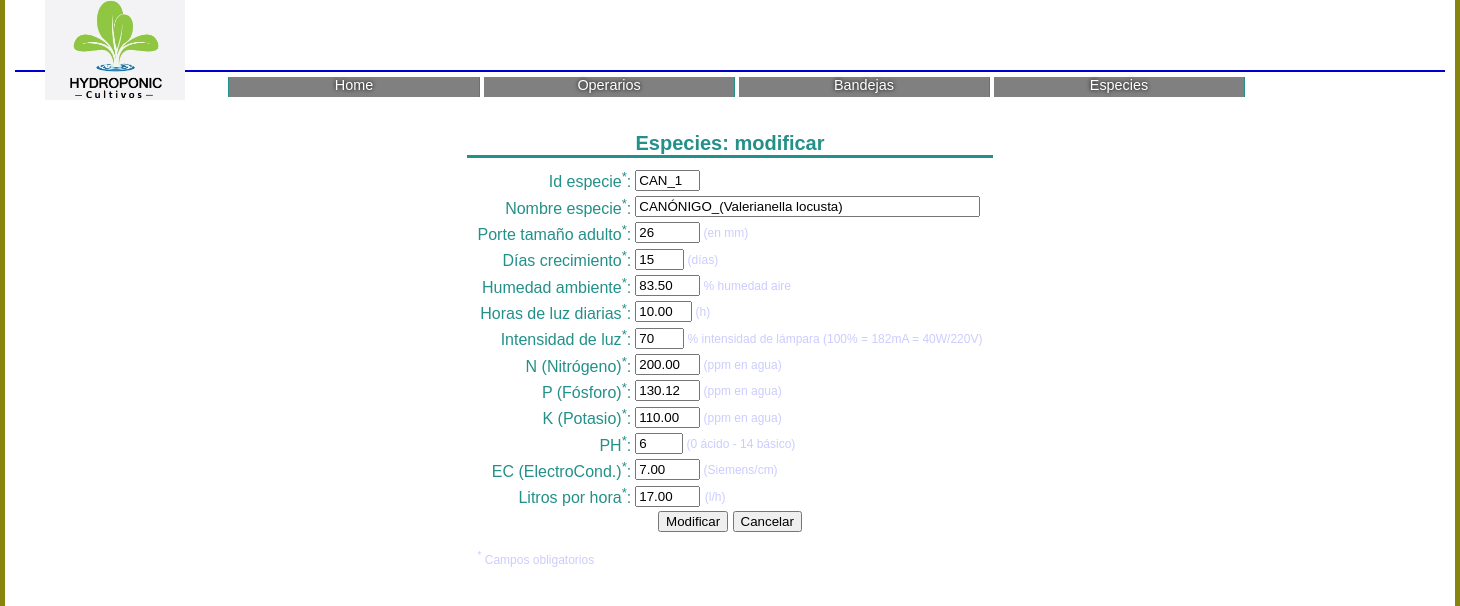
Screenshot of /especies/especies_editar.php?idespec=CAN_1 with the database file from the repository.
### tables this page shows
CREATE TABLE `especies` (
  `idespec` char(5) NOT NULL COMMENT 'RUC_1, RUC_2, CAN_1, RAB_1, RAB_2, RAB_3, ESP_1, ESP_2',
  `nombreespec` varchar(40) NOT NULL COMMENT 'RÚCULA_(Eruca sativa), RÚCULA_(Diplotaxis tenuifolia), CANÓNIGO_(Valerianella locusta), RÁBANO_(Daikon o blanco), RÁBANO_(Negro), RÁBANO_(Pequeño), ESPINACA_(Rizada), ESPINACA_(Lisa)',
  `porteadulto` int(5) UNSIGNED NOT NULL COMMENT 'tamaño final que debe medir (en milímetros)',
  `dias` int(3) UNSIGNED NOT NULL COMMENT 'número de días desde fechaPlantado hata fechaCosechado',
  `humedad_ambiente` decimal(5,2) UNSIGNED NOT NULL COMMENT '% de humedad en el aire',
  `horas_luz_dia` decimal(4,2) UNSIGNED NOT NULL,
  `intensidad_de_luz` int(3) UNSIGNED NOT NULL COMMENT 'porcentaje de la lámpara',
  `N` decimal(5,2) UNSIGNED NOT NULL COMMENT 'ppm nitrógeno en agua',
  `P` decimal(5,2) UNSIGNED NOT NULL COMMENT '	ppm fósforo en agua',
  `K` decimal(5,2) UNSIGNED NOT NULL COMMENT 'ppm potasio en agua',
  `PH` int(2) UNSIGNED NOT NULL COMMENT '0 (más ácido) - 14 (menos ácido)',
  `EC` decimal(5,2) UNSIGNED NOT NULL COMMENT 'Electroconductividad del agua en Siemens por centímetro (S/cm)',
  `litros_por_hora` decimal(5,2) UNSIGNED NOT NULL
);

### bd_funciones.inc (called while the page is built, shortened)
<?php
    function FormatToSQL($dato, $tipodato) {
        if ($dato=="")
            $eldatoformateado = "NULL";
        else
			switch ($tipodato) {
				case "cadena":
					$eldatoformateado = "\"" . $dato . "\"";
					break;
			}
        return $eldatoformateado;
    }
?>

### especies/especies_editar.php (the view, shortened to what this page needs)
<?php
    include_once ("../bd_funciones.inc");
    if (isset($_POST["btn_cancelar"])) {
        header("Location: especies_listado.php");
		exit();
    } else {
		try {
			$idespec_orig = (isset($_POST["idespec_orig"])) ? $_POST["idespec_orig"] : $_GET["idespec"];
			$idespec = (isset($_POST["idespec"]))?$_POST["idespec"]:"";
			$nombreespec = (isset($_POST["nombreespec"]))?$_POST["nombreespec"]:"";
			$porteadulto = (isset($_POST["porteadulto"]))?$_POST["porteadulto"]:"";
			$dias = (isset($_POST["dias"]))?$_POST["dias"]:"";
            $humedad_ambiente = (isset($_POST["humedad_ambiente"]))?$_POST["humedad_ambiente"]:"";
            $horas_luz_dia = (isset($_POST["horas_luz_dia"]))?$_POST["horas_luz_dia"]:"";
            $intensidad_de_luz = (isset($_POST["intensidad_de_luz"]))?$_POST["intensidad_de_luz"]:"";
            $N = (isset($_POST["N"]))?$_POST["N"]:"";
            $P = (isset($_POST["P"]))?$_POST["P"]:"";
            $K = (isset($_POST["K"]))?$_POST["K"]:"";
            $PH = (isset($_POST["PH"]))?$_POST["PH"]:"";
            $EC = (isset($_POST["EC"]))?$_POST["EC"]:"";
            $litros_por_hora = (isset($_POST["litros_por_hora"]))?$_POST["litros_por_hora"]:"";
			$conn = Conectarse(SERVIDOR, BD_NOMBRE, BD_USUARIO, BD_PASS);
			if (isset($_POST["btn_modificar"])) {
				$msg_datos="";
				ComprobarDato($idespec, "Id especie", true, "cadena", $msg_datos);
				ComprobarDato($nombreespec, "Nombre especie", true, "cadena", $msg_datos);
				ComprobarDato($porteadulto, "Porte tamaño adulto", true, "numerico", $msg_datos);
				ComprobarDato($dias, "Dias crecimiento", true, "numerico", $msg_datos);
                ComprobarDato($humedad_ambiente, "Humedad ambiente", true, "numerico", $msg_datos);
                ComprobarDato($horas_luz_dia, "Horas de luz diarias", true, "numerico", $msg_datos);
                ComprobarDato($intensidad_de_luz, "Intensidad de luz", true, "numerico", $msg_datos);
                ComprobarDato($N, "N (Nitrógeno)", true, "numerico", $msg_datos);
                ComprobarDato($P, "P (Fósforo)", true, "numerico", $msg_datos);
                ComprobarDato($K, "K (Potasio)", true, "numerico", $msg_datos);
                ComprobarDato($PH, "PH", true, "numerico", $msg_datos);
                ComprobarDato($EC, "EC (ElectroCond.)", true, "numerico", $msg_datos);
                ComprobarDato($litros_por_hora, "Litros por hora", true, "numerico", $msg_datos);
				if ($msg_datos != "")
					throw new Exception($msg_datos);
				if ($idespec_orig != $idespec) {
					$sql = "SELECT * FROM especies WHERE idespec=" .
                    FormatToSQL($idespec,"cadena") .";";
					if (!($rs = mysqli_query($conn, $sql)))
						throw new Exception("Error al intentar comprobar si existe alguna especie con ese idespec.");
					if (mysqli_num_rows($rs) > 0)
						throw new Exception("Imposible modificar la especie.<br>Ya existe una especie con idespec $idespec.");
					mysqli_free_result($rs);
				}
				$sql = "UPDATE especies SET idespec=". FormatToSQL($idespec,"cadena") .
                    ", nombreespec=" . FormatToSQL($nombreespec,"cadena") .
                    ", porteadulto=" . FormatToSQL($porteadulto,"numerico") .
                    ", dias=" . FormatToSQL($dias,"numerico") .
                    ", humedad_ambiente=" . FormatToSQL($humedad_ambiente,"numerico") .
                    ", horas_luz_dia=" . FormatToSQL($horas_luz_dia,"numerico") .
                    ", intensidad_de_luz=" . FormatToSQL($intensidad_de_luz,"numerico") .
                    ", N=" . FormatToSQL($N,"numerico") .
                    ", P=" . FormatToSQL($P,"numerico") .
                    ", K=" . FormatToSQL($K,"numerico") .
                    ", PH=" . FormatToSQL($PH,"numerico") .
                    ", EC=" . FormatToSQL($EC,"numerico") .
                    ", litros_por_hora=" . FormatToSQL($litros_por_hora,"numerico") .
					"WHERE idespec=" . FormatToSQL($idespec_orig,"cadena") . ";";
				if (!mysqli_query($conn, $sql))
					throw new Exception("Error al intentar modificar la Especie.");
				$idespec_orig = $idespec;
				$msg = "Especie modificada con éxito.";
			} else {
				$sql = "SELECT * FROM Especies WHERE idespec=" . FormatToSQL($idespec_orig,"cadena") . ";";
				if (!($rs = mysqli_query($conn, $sql)))
					throw new Exception("Error al intentar obtener los datos de la especie");
				if (!($fila = mysqli_fetch_array($rs)))
					throw new Exception("No existe ninguna especie con idespec $idespec_orig");
				$idespec=$fila['idespec'];
				$nombreespec=$fila['nombreespec'];
				$porteadulto=$fila['porteadulto'];
				$dias=$fila['dias'];
				$humedad_ambiente=$fila['humedad_ambiente'];
				$horas_luz_dia=$fila['horas_luz_dia'];
				$intensidad_de_luz=$fila['intensidad_de_luz'];
				$N=$fila['N'];
				$P=$fila['P'];
				$K=$fila['K'];
                $PH=$fila['PH'];
                $EC=$fila['EC'];
                $litros_por_hora=$fila['litros_por_hora'];
			}
		}
        catch (Exception $e) {
			$b_error = true;
			$msg = getInformationError($e,$conn,$sql);
		}
	}
?>
<!DOCTYPE html>
<html lang="es">
<head>
    <link rel="stylesheet" href="../cultivos.css" />
</head>
<body>
<div id="contenedor-general">
	<?php
		include ("../cultivos_cabecera.inc");
	?>
    <section id="contenido">
        <form class="cultivos_datos" action="especies_editar.php" method="post">
			<table class="cultivos_datos">
				<caption>Especies: modificar</caption>
                <tr>
                    <td class="celda_etiq"><label class="oblig" for="idespec">Id especie<sup>*</sup>:</label></td>
                    <td class="celda_datos"><input type="text" name="idespec" maxlength="5" size="5" value="<?php echo($idespec);?>" /></td></tr>
                <tr>
                    <td class="celda_etiq"><label class="oblig" for="nombreespec">Nombre especie<sup>*</sup>:</label></td>
                    <td class="celda_datos"><input type="text" name="nombreespec" maxlength="40" size="40" value="<?php echo($nombreespec);?>" /></td></tr>
                <tr>
                    <td class="celda_etiq"><label class="oblig" for="porteadulto">Porte tamaño adulto<sup>*</sup>:</label></td>
                    <td class="celda_datos"><input type="text" name="porteadulto" step="any" maxlength="5" size="5" value="<?php echo($porteadulto);?>" /><span class="nota"> (en mm)</span></td></tr>
                <tr>
                    <td class="celda_etiq"><label class="oblig" for="dias">Días crecimiento<sup>*</sup>:</label></td>
                    <td class="celda_datos"><input type="text" name="dias" maxlength="3" size="3" value="<?php echo($dias);?>" /><span class="nota"> (días)</span></td></tr>
                <tr>
                    <td class="celda_etiq"><label class="oblig" for="humedad_ambiente">Humedad ambiente<sup>*</sup>:</label></td>
                    <td class="celda_datos"><input type="text" name="humedad_ambiente" maxlength="5" size="5" value="<?php echo($humedad_ambiente);?>" /><span class="nota"> % humedad aire</span></td></tr>
                <tr>
                    <td class="celda_etiq"><label class="oblig" for="horas_luz_dia">Horas de luz diarias<sup>*</sup>:</label></td>
                    <td class="celda_datos"><input type="text" name="horas_luz_dia" maxlength="4" size="4" value="<?php echo($horas_luz_dia);?>" /><span class="nota"> (h)</span></td></tr>
                <tr>
                    <td class="celda_etiq"><label class="oblig" for="intensidad_de_luz">Intensidad de luz<sup>*</sup>:</label></td>
                    <td class="celda_datos"><input type="text" name="intensidad_de_luz" maxlength="3" size="3" value="<?php echo($intensidad_de_luz);?>" /><span class="nota"> % intensidad de lámpara (100% = 182mA = 40W/220V)</span></td></tr>
                <tr>
                    <td class="celda_etiq"><label class="oblig" for="N">N (Nitrógeno)<sup>*</sup>:</label></td>
                    <td class="celda_datos"><input type="text" name="N" maxlength="5" size="5" value="<?php echo($N);?>" /><span class="nota"> (ppm en agua)</span></td></tr>
                <tr>
                    <td class="celda_etiq"><label class="oblig" for="P">P (Fósforo)<sup>*</sup>:</label></td>
                    <td class="celda_datos"><input type="text" name="P" maxlength="5" size="5" value="<?php echo($P);?>" /><span class="nota"> (ppm en agua)</span></td></tr>
                <tr>
                    <td class="celda_etiq"><label class="oblig" for="K">K (Potasio)<sup>*</sup>:</label></td>
                    <td class="celda_datos"><input type="text" name="K" maxlength="5" size="5" value="<?php echo($K);?>" /><span class="nota"> (ppm en agua)</span></td></tr>
                <tr>
                    <td class="celda_etiq"><label class="oblig" for="PH">PH<sup>*</sup>:</label></td>
                    <td class="celda_datos"><input type="number" name="PH" min="0" step="any" max="14" value="<?php echo($PH);?>" /><span class="nota"> (0 ácido - 14 básico)</span></td></tr>
                <tr>
                    <td class="celda_etiq"><label class="oblig" for="EC">EC (ElectroCond.)<sup>*</sup>:</label></td>
                    <td class="celda_datos"><input type="text" name="EC" maxlength="5" size="5" value="<?php echo($EC);?>" /><span class="nota"> (Siemens/cm)</span></td></tr>
                <tr>
                    <td class="celda_etiq"><label class="oblig" for="litros_por_hora">Litros por hora<sup>*</sup>:</label></td>
                    <td class="celda_datos"><input type="text" name="litros_por_hora" maxlength="5" size="5" value="<?php echo($litros_por_hora);?>" /> <span class="nota"> (l/h)</span></td></tr>
                <tr>
					<td colspan="2">
						<input type="submit" value="Modificar" name="btn_modificar"/>
						<input type="submit" value="Cancelar" name="btn_cancelar"/></td></tr>
                <tr>
					<td class="nota" colspan="2">
						<br/><sup>*</sup> Campos obligatorios</td></tr>
            </table>
        </form>
    </section>
</div>
</body>
</html>

### cultivos.css (style rules this page uses)
* { margin: 0; }
html, body { padding: 0; height: 100%; }
body { background-color: #87850f; font-family: "Lucida Grande", Lucida, Verdana, sans-serif; color: #239089; text-align: center; }
#contenedor-general { //width: 960px; width: 1430px; min-height: 100%; height: auto !important; margin: auto; padding: 0px 10px 0px 10px; background-color:#FFFFFF; }
#contenido { padding: 60px 0 0 0; }
table.cultivos_datos { padding:8px; margin: auto; border: none; border-top: solid; text-align: center; }
table.cultivos_datos caption { font-size: 1.25em; font-weight: bold; }
table.cultivos_datos td.celda_etiq { text-align: right; }
table.cultivos_datos td.celda_datos { text-align: left; }
table.cultivos_datos td.nota, table.cultivos_datos span.nota { text-align: left; color: #CCCCFF; font-size: .75em; }

### especies/especies_editar.php (style rules this page uses)
input[type=number] { width: 40px; }

### rows the page displays
especies: idespec "CAN_1", nombreespec "CANÓNIGO_(Valerianella locusta)", porteadulto "26", dias "15", humedad_ambiente "83.50", horas_luz_dia "10.00", intensidad_de_luz "70", N "200.00", P "130.12", K "110.00", PH "6", EC "7.00", litros_por_hora "17.00"
